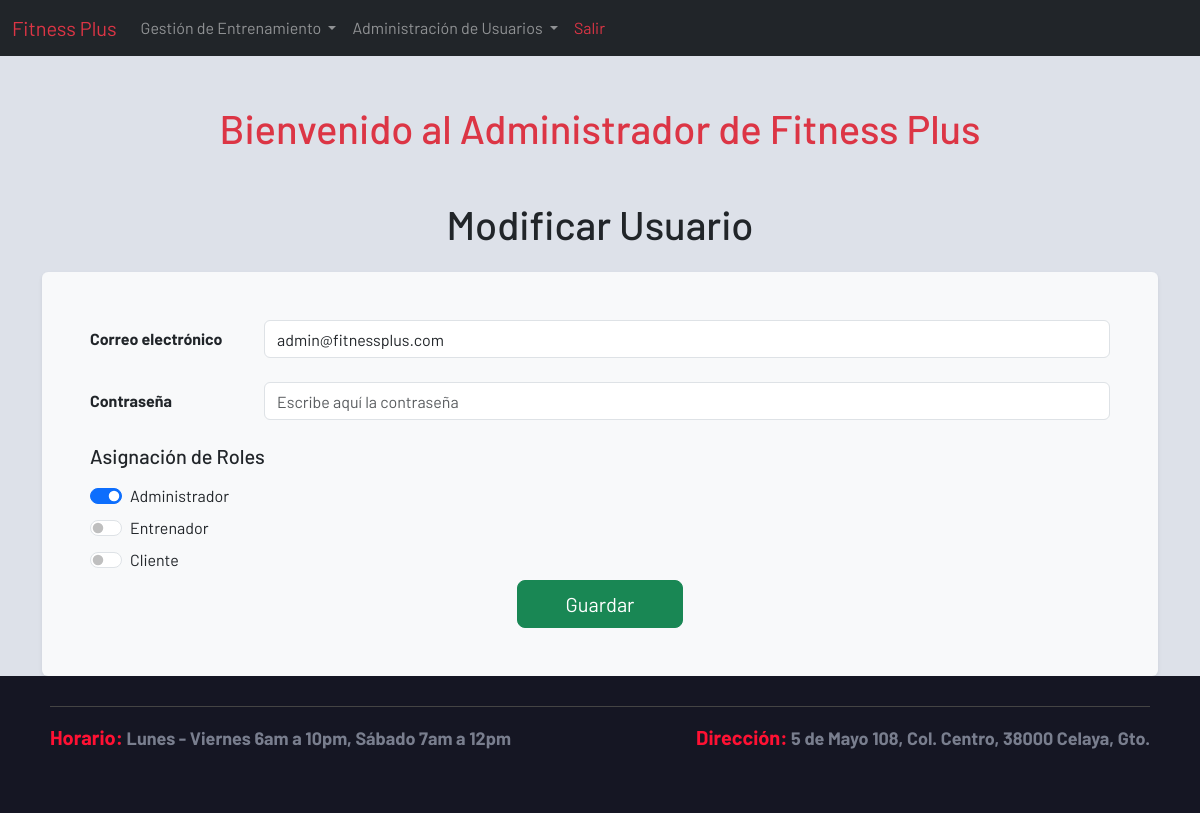
Screenshot of /admin/usuario.php?accion=actualizar&id=1 (signed in) with the database file from the repository.
### tables this page shows
CREATE TABLE `usuario` (
  `id_usuario` int(11) NOT NULL,
  `correo` varchar(100) NOT NULL,
  `contrasena` varchar(32) NOT NULL
);

CREATE TABLE `rol` (
  `id_rol` int(11) NOT NULL,
  `rol` varchar(30) NOT NULL
);

### sistema.class.php (called while the page is built, shortened)
<?php
class Sistema
{
    function conexion()
    {
        try {
            $this->con = new PDO(SGBD . ':host=' . DBHOST . ';dbname=' . DBNAME . ';port=' . DBPORT, DBUSER, DBPASS);
        } catch (PDOException $e) {
            die("Error de conexión: " . $e->getMessage());
        }
    }
}
?>

### admin/usuario.class.php (called while the page is built, shortened)
<?php
require_once('../sistema.class.php');
class Usuario extends Sistema {
    function readOne($id)
    {
        $sql = "SELECT * FROM usuario WHERE id_usuario = :id_usuario";
        $stmt = $this->con->prepare($sql);
        $stmt->bindParam(':id_usuario', $id, PDO::PARAM_INT);
        $stmt->execute();
        return $stmt->fetch(PDO::FETCH_ASSOC);
    }
    function readAllRoles($id) {
        $sql = "SELECT r.id_rol FROM usuario u
                JOIN usuario_rol ur ON u.id_usuario = ur.id_usuario
                JOIN rol r ON ur.id_rol = r.id_rol
                WHERE u.id_usuario = :id_usuario";
        $stmt = $this->con->prepare($sql);
        $stmt->bindParam(':id_usuario', $id, PDO::PARAM_INT);
        $stmt->execute();
        $roles = $stmt->fetchAll(PDO::FETCH_ASSOC);
        return array_column($roles, 'id_rol');
    }
}
?>

### admin/roles.class.php (called while the page is built, shortened)
<?php
require_once('../sistema.class.php');
class Roles extends Sistema
{
    function readAll()
    {
        $sql = "SELECT * FROM rol";
        $stmt = $this->con->prepare($sql);
        $stmt->execute();
        return $stmt->fetchAll(PDO::FETCH_ASSOC);
    }
}

### admin/views/usuario/crear.php (the view)
<?php require('views/header/header_administrador.php'); ?>
<div class="container mt-5">
    <h1 class="text-center mb-4"><?php echo ($accion == "crear") ? "Nuevo " : "Modificar "; ?>Usuario</h1>
    <form action="usuario.php?accion=<?php echo ($accion == "crear") ? 'nuevo' : 'modificar&id=' . $id; ?>" method="post" class="bg-light p-5 rounded shadow-sm">
        <div class="form-group row mb-4">
            <label for="correo" class="col-sm-2 col-form-label font-weight-bold">Correo electrónico</label>
            <div class="col-sm-10">
                <input type="email" name="data[correo]" placeholder="Escribe aquí el correo" class="form-control"
                    value="<?php echo isset($usuario['correo']) ? $usuario['correo'] : ''; ?>" required />
            </div>
        </div>
        <div class="form-group row mb-4">
            <label for="contrasena" class="col-sm-2 col-form-label font-weight-bold">Contraseña</label>
            <div class="col-sm-10">
                <input type="password" name="data[contrasena]" placeholder="Escribe aquí la contraseña" class="form-control" required />
            </div>
        </div>
        <h5 class="mb-3">Asignación de Roles</h5>
        <?php foreach($roles as $rol): ?>
            <div class="form-check form-switch mb-2">
                <input class="form-check-input" type="checkbox"
                       <?php echo (in_array($rol['id_rol'], $misroles)) ? 'checked' : ''; ?>
                       role="switch" id="rol_<?php echo $rol['id_rol']; ?>"
                       name="rol[<?php echo $rol['id_rol']; ?>]">
                <label class="form-check-label" for="rol_<?php echo $rol['id_rol']; ?>">
                    <?php echo $rol['rol']; ?>
                </label>
            </div>
        <?php endforeach; ?>
        <div class="text-center">
            <button type="submit" name="data[enviar]" class="btn btn-success btn-lg px-5">Guardar</button>
        </div>
    </form>
</div>
<?php require('views/footer.php'); ?>

### css/estilo.css (style rules this page uses)
* { margin: 0; padding: 0; box-sizing: border-box; font-family: 'Barlow'; }
html { scroll-behavior: smooth; }
body { background-color: #dde1e9; }

### rows the page displays
usuario: correo "admin@fitnessplus.com"
rol: id_rol "☑", rol "Administrador"
rol: rol "Entrenador"
rol: rol "Cliente"
